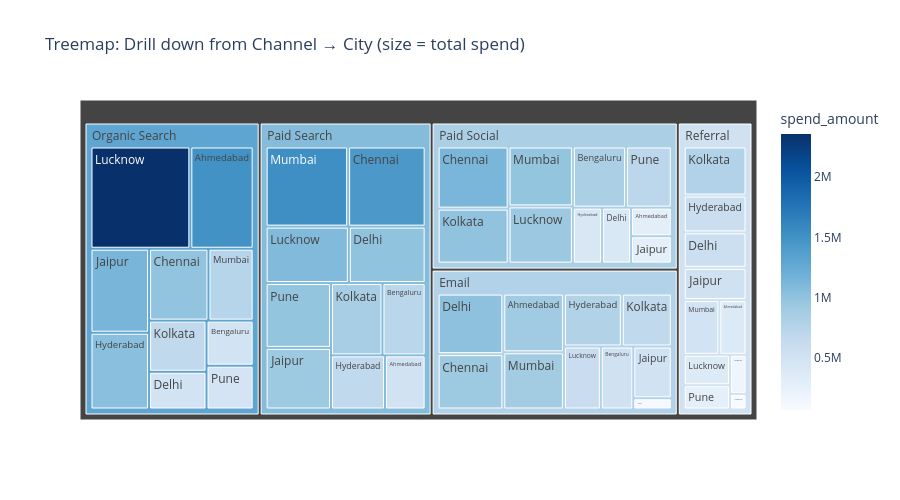

The notebook cell saved with this chart:
### Code cell
# ── 9.4 Treemap: Spend by Channel → City ──────────────────────────────────
tree_data = df.groupby(['channel', 'city'])['spend_amount'].sum().reset_index()
fig = px.treemap(tree_data, path=['channel', 'city'], values='spend_amount',
                title='Treemap: Drill down from Channel → City (size = total spend)',
                color='spend_amount', color_continuous_scale='Blues',
                template='plotly_white')
fig.update_layout(height=500, width=900)
fig.show()

### Figure 1 — Plotly figure (JSON) as saved in the notebook; plotly's stock layout.template omitted (floating-point values rounded to 4 significant figures)
{"data": [{"branchvalues": "total", "customdata": [[909800.0], [522700.0], [929800.0], [1017000.0], [783300.0], [509600.0], [675400.0], [594900.0], [887300.0], [110500.0], [1497000.0], [491300.0], [986400.0], [500500.0], [1040000.0], [1138000.0], [679100.0], [2360000.0], [750900.0], [477400.0], [508800.0], [722700.0], [1437000.0], [1003000.0], [677200.0], [931500.0], [861500.0], [1086000.0], [1529000.0], [980700.0], [296800.0], [830600.0], [1126000.0], [413300.0], [416600.0], [284400.0], [995800.0], [938900.0], [982400.0], [713300.0], [380800.0], [165100.0], [65950.0], [571200.0], [591900.0], [518300.0], [789800.0], [360700.0], [499700.0], [288300.0], [789900.0], [1301000.0], [1068000.0], [831400.0], [521900.0]], "domain": {"x": [0.0, 1.0], "y": [0.0, 1.0]}, "hovertemplate": "labels=%{label}<br>spend_amount_sum=%{value}<br>parent=%{parent}<br>id=%{id}<br>spend_amount=%{color}<extra></extra>", "ids": ["Email/Ahmedabad", "Email/Bengaluru", "Email/Chennai", "Email/Delhi", "Email/Hyderabad", "Email/Jaipur", "Email/Kolkata", "Email/Lucknow", "Email/Mumbai", "Email/Pune", "Organic Search/Ahmedabad", "Organic Search/Bengaluru", "Organic Search/Chennai", "Organic Search/Delhi", "Organic Search/Hyderabad", "Organic Search/Jaipur", "Organic Search/Kolkata", "Organic Search/Lucknow", "Organic Search/Mumbai", "Organic Search/Pune", "Paid Search/Ahmedabad", "Paid Search/Bengaluru", "Paid Search/Chennai", "Paid Search/Delhi", "Paid Search/Hyderabad", "Paid Search/Jaipur", "Paid Search/Kolkata", "Paid Search/Lucknow", "Paid Search/Mumbai", "Paid Search/Pune", "Paid Social/Ahmedabad", "Paid Social/Bengaluru", "Paid Social/Chennai", "Paid Social/Delhi", "Paid Social/Hyderabad", "Paid Social/Jaipur", "Paid Social/Kolkata", "Paid Social/Lucknow", "Paid Social/Mumbai", "Paid Social/Pune", "Referral/Ahmedabad", "Referral/Bengaluru", "Referral/Chennai", "Referral/Delhi", "Referral/Hyderabad", "Referral/Jaipur", "Referral/Kolkata", "Referral/Lucknow", "Referral/Mumbai", "Referral/Pune", "Email", "Organic Search", "Paid Search", "Paid Social", "Referral"], "labels": ["Ahmedabad", "Bengaluru", "Chennai", "Delhi", "Hyderabad", "Jaipur", "Kolkata", "Lucknow", "Mumbai", "Pune", "Ahmedabad", "Bengaluru", "Chennai", "Delhi", "Hyderabad", "Jaipur", "Kolkata", "Lucknow", "Mumbai", "Pune", "Ahmedabad", "Bengaluru", "Chennai", "Delhi", "Hyderabad", "Jaipur", "Kolkata", "Lucknow", "Mumbai", "Pune", "Ahmedabad", "Bengaluru", "Chennai", "Delhi", "Hyderabad", "Jaipur", "Kolkata", "Lucknow", "Mumbai", "Pune", "Ahmedabad", "Bengaluru", "Chennai", "Delhi", "Hyderabad", "Jaipur", "Kolkata", "Lucknow", "Mumbai", "Pune", "Email", "Organic Search", "Paid Search", "Paid Social", "Referral"], "marker": {"coloraxis": "coloraxis", "colors": [909800.0, 522700.0, 929800.0, 1017000.0, 783300.0, 509600.0, 675400.0, 594900.0, 887300.0, 110500.0, 1497000.0, 491300.0, 986400.0, 500500.0, 1040000.0, 1138000.0, 679100.0, 2360000.0, 750900.0, 477400.0, 508800.0, 722700.0, 1437000.0, 1003000.0, 677200.0, 931500.0, 861500.0, 1086000.0, 1529000.0, 980700.0, 296800.0, 830600.0, 1126000.0, 413300.0, 416600.0, 284400.0, 995800.0, 938900.0, 982400.0, 713300.0, 380800.0, 165100.0, 65950.0, 571200.0, 591900.0, 518300.0, 789800.0, 360700.0, 499700.0, 288300.0, 789900.0, 1301000.0, 1068000.0, 831400.0, 521900.0]}, "name": "", "parents": ["Email", "Email", "Email", "Email", "Email", "Email", "Email", "Email", "Email", "Email", "Organic Search", "Organic Search", "Organic Search", "Organic Search", "Organic Search", "Organic Search", "Organic Search", "Organic Search", "Organic Search", "Organic Search", "Paid Search", "Paid Search", "Paid Search", "Paid Search", "Paid Search", "Paid Search", "Paid Search", "Paid Search", "Paid Search", "Paid Search", "Paid Social", "Paid Social", "Paid Social", "Paid Social", "Paid Social", "Paid Social", "Paid Social", "Paid Social", "Paid Social", "Paid Social", "Referral", "Referral", "Referral", "Referral", "Referral", "Referral", "Referral", "Referral", "Referral", "Referral", "", "", "", "", ""], "type": "treemap", "values": [909800.0, 522700.0, 929800.0, 1017000.0, 783300.0, 509600.0, 675400.0, 594900.0, 887300.0, 110500.0, 1497000.0, 491300.0, 986400.0, 500500.0, 1040000.0, 1138000.0, 679100.0, 2360000.0, 750900.0, 477400.0, 508800.0, 722700.0, 1437000.0, 1003000.0, 677200.0, 931500.0, 861500.0, 1086000.0, 1529000.0, 980700.0, 296800.0, 830600.0, 1126000.0, 413300.0, 416600.0, 284400.0, 995800.0, 938900.0, 982400.0, 713300.0, 380800.0, 165100.0, 65950.0, 571200.0, 591900.0, 518300.0, 789800.0, 360700.0, 499700.0, 288300.0, 6940000.0, 9919000.0, 9738000.0, 6998000.0, 4232000.0]}], "layout": {"coloraxis": {"autocolorscale": false, "colorbar": {"title": {"text": "spend_amount"}}, "colorscale": [[0.0, "rgb(247,251,255)"], [0.125, "rgb(222,235,247)"], [0.25, "rgb(198,219,239)"], [0.375, "rgb(158,202,225)"], [0.5, "rgb(107,174,214)"], [0.625, "rgb(66,146,198)"], [0.75, "rgb(33,113,181)"], [0.875, "rgb(8,81,156)"], [1.0, "rgb(8,48,107)"]]}, "height": 500, "legend": {"tracegroupgap": 0}, "title": {"text": "Treemap: Drill down from Channel → City (size = total spend)"}, "width": 900}}
